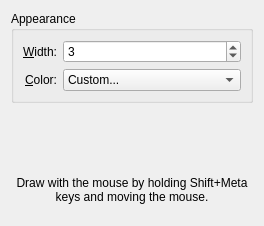
<ui version="4.0" >
 <class>KWin::MouseMarkEffectConfigForm</class>
 <widget class="QWidget" name="KWin::MouseMarkEffectConfigForm" >
  <property name="geometry" >
   <rect>
    <x>0</x>
    <y>0</y>
    <width>264</width>
    <height>226</height>
   </rect>
  </property>
  <layout class="QVBoxLayout" >
   <item>
    <widget class="QGroupBox" name="groupBox" >
     <property name="title" >
      <string>Appearance</string>
     </property>
     <layout class="QGridLayout" name="gridLayout" >
      <item row="0" column="0" >
       <widget class="QLabel" name="label" >
        <property name="text" >
         <string>&amp;Width:</string>
        </property>
        <property name="alignment" >
         <set>Qt::AlignRight|Qt::AlignTrailing|Qt::AlignVCenter</set>
        </property>
        <property name="buddy" >
         <cstring>spinWidth</cstring>
        </property>
       </widget>
      </item>
      <item row="0" column="1" >
       <widget class="KIntSpinBox" name="spinWidth" >
        <property name="sizePolicy" >
         <sizepolicy vsizetype="Fixed" hsizetype="Expanding" >
          <horstretch>0</horstretch>
          <verstretch>0</verstretch>
         </sizepolicy>
        </property>
        <property name="minimum" >
         <number>1</number>
        </property>
        <property name="maximum" >
         <number>10</number>
        </property>
        <property name="value" >
         <number>3</number>
        </property>
       </widget>
      </item>
      <item row="1" column="0" >
       <widget class="QLabel" name="label_2" >
        <property name="text" >
         <string>&amp;Color:</string>
        </property>
        <property name="alignment" >
         <set>Qt::AlignRight|Qt::AlignTrailing|Qt::AlignVCenter</set>
        </property>
        <property name="buddy" >
         <cstring>comboColors</cstring>
        </property>
       </widget>
      </item>
      <item row="1" column="1" >
       <widget class="KColorCombo" name="comboColors" >
        <property name="sizePolicy" >
         <sizepolicy vsizetype="Fixed" hsizetype="Expanding" >
          <horstretch>0</horstretch>
          <verstretch>0</verstretch>
         </sizepolicy>
        </property>
        <item>
         <property name="text" >
          <string>Custom...</string>
         </property>
        </item>
        <item>
         <property name="text" >
          <string/>
         </property>
        </item>
        <item>
         <property name="text" >
          <string/>
         </property>
        </item>
        <item>
         <property name="text" >
          <string/>
         </property>
        </item>
        <item>
         <property name="text" >
          <string/>
         </property>
        </item>
        <item>
         <property name="text" >
          <string/>
         </property>
        </item>
        <item>
         <property name="text" >
          <string/>
         </property>
        </item>
        <item>
         <property name="text" >
          <string/>
         </property>
        </item>
        <item>
         <property name="text" >
          <string/>
         </property>
        </item>
        <item>
         <property name="text" >
          <string/>
         </property>
        </item>
        <item>
         <property name="text" >
          <string/>
         </property>
        </item>
        <item>
         <property name="text" >
          <string/>
         </property>
        </item>
        <item>
         <property name="text" >
          <string/>
         </property>
        </item>
        <item>
         <property name="text" >
          <string/>
         </property>
        </item>
        <item>
         <property name="text" >
          <string/>
         </property>
        </item>
        <item>
         <property name="text" >
          <string/>
         </property>
        </item>
        <item>
         <property name="text" >
          <string/>
         </property>
        </item>
        <item>
         <property name="text" >
          <string/>
         </property>
        </item>
        <item>
         <property name="text" >
          <string>Custom...</string>
         </property>
        </item>
        <item>
         <property name="text" >
          <string/>
         </property>
        </item>
        <item>
         <property name="text" >
          <string/>
         </property>
        </item>
        <item>
         <property name="text" >
          <string/>
         </property>
        </item>
        <item>
         <property name="text" >
          <string/>
         </property>
        </item>
        <item>
         <property name="text" >
          <string/>
         </property>
        </item>
        <item>
         <property name="text" >
          <string/>
         </property>
        </item>
        <item>
         <property name="text" >
          <string/>
         </property>
        </item>
        <item>
         <property name="text" >
          <string/>
         </property>
        </item>
        <item>
         <property name="text" >
          <string/>
         </property>
        </item>
        <item>
         <property name="text" >
          <string/>
         </property>
        </item>
        <item>
         <property name="text" >
          <string/>
         </property>
        </item>
        <item>
         <property name="text" >
          <string/>
         </property>
        </item>
        <item>
         <property name="text" >
          <string/>
         </property>
        </item>
        <item>
         <property name="text" >
          <string/>
         </property>
        </item>
        <item>
         <property name="text" >
          <string/>
         </property>
        </item>
        <item>
         <property name="text" >
          <string/>
         </property>
        </item>
        <item>
         <property name="text" >
          <string/>
         </property>
        </item>
       </widget>
      </item>
     </layout>
    </widget>
   </item>
   <item>
    <widget class="KWin::GlobalShortcutsEditor" native="1" name="editor" />
   </item>
   <item>
    <widget class="QLabel" name="label_3" >
     <property name="text" >
      <string>Draw with the mouse by holding Shift+Meta keys and moving the mouse.</string>
     </property>
     <property name="alignment" >
      <set>Qt::AlignCenter</set>
     </property>
     <property name="wordWrap" >
      <bool>true</bool>
     </property>
    </widget>
   </item>
  </layout>
 </widget>
 <customwidgets>
  <customwidget>
   <class>KColorCombo</class>
   <extends>QComboBox</extends>
   <header>kcolorcombo.h</header>
  </customwidget>
  <customwidget>
   <class>KIntSpinBox</class>
   <extends>QSpinBox</extends>
   <header>knuminput.h</header>
  </customwidget>
  <customwidget>
   <class>KWin::GlobalShortcutsEditor</class>
   <extends>QWidget</extends>
   <header location="global" >kwineffects.h</header>
   <container>1</container>
  </customwidget>
 </customwidgets>
 <resources/>
 <connections/>
</ui>
